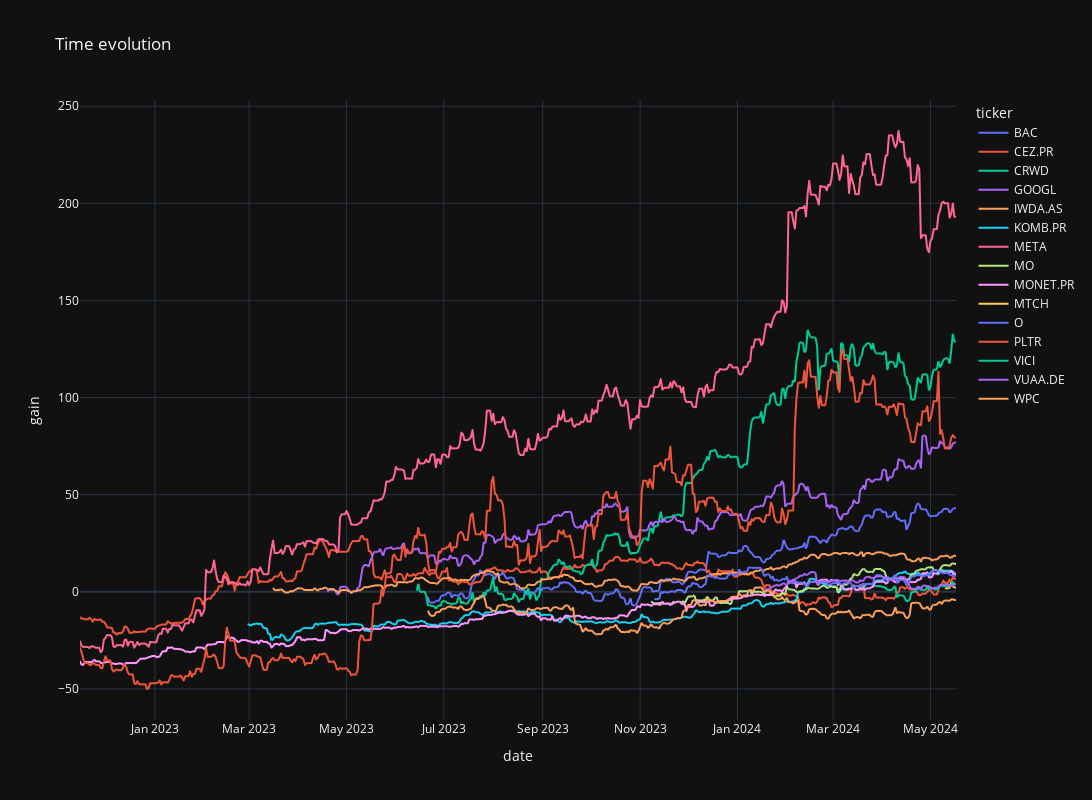

Notebook cell for this chart:
### Code cell
fig = px.line(
    time_evol,
    x="date",
    y="gain",
    color="ticker",
    title="Time evolution",
    template="plotly_dark",
    width=1200,
    height=800,
)

# showing the plot
fig.show()

### Figure 1 — Plotly figure (JSON) as saved in the notebook; plotly's stock layout.template omitted (floating-point values rounded to 4 significant figures; data arrays with more than 128 entries replaced by an {"elided": "..."} marker saying what was removed)
{"data": [{"hovertemplate": "ticker=BAC<br>date=%{x}<br>gain=%{y}<extra></extra>", "legendgroup": "BAC", "line": {"color": "#636efa", "dash": "solid"}, "marker": {"symbol": "circle"}, "mode": "lines", "name": "BAC", "showlegend": true, "type": "scattergl", "x": {"elided": "550 str values"}, "xaxis": "x", "y": {"elided": "550 float values"}, "yaxis": "y"}, {"hovertemplate": "ticker=CEZ.PR<br>date=%{x}<br>gain=%{y}<extra></extra>", "legendgroup": "CEZ.PR", "line": {"color": "#EF553B", "dash": "solid"}, "marker": {"symbol": "circle"}, "mode": "lines", "name": "CEZ.PR", "showlegend": true, "type": "scattergl", "x": {"elided": "550 str values"}, "xaxis": "x", "y": {"elided": "550 float values"}, "yaxis": "y"}, {"hovertemplate": "ticker=CRWD<br>date=%{x}<br>gain=%{y}<extra></extra>", "legendgroup": "CRWD", "line": {"color": "#00cc96", "dash": "solid"}, "marker": {"symbol": "circle"}, "mode": "lines", "name": "CRWD", "showlegend": true, "type": "scattergl", "x": {"elided": "550 str values"}, "xaxis": "x", "y": {"elided": "550 float values"}, "yaxis": "y"}, {"hovertemplate": "ticker=GOOGL<br>date=%{x}<br>gain=%{y}<extra></extra>", "legendgroup": "GOOGL", "line": {"color": "#ab63fa", "dash": "solid"}, "marker": {"symbol": "circle"}, "mode": "lines", "name": "GOOGL", "showlegend": true, "type": "scattergl", "x": {"elided": "550 str values"}, "xaxis": "x", "y": {"elided": "550 float values"}, "yaxis": "y"}, {"hovertemplate": "ticker=IWDA.AS<br>date=%{x}<br>gain=%{y}<extra></extra>", "legendgroup": "IWDA.AS", "line": {"color": "#FFA15A", "dash": "solid"}, "marker": {"symbol": "circle"}, "mode": "lines", "name": "IWDA.AS", "showlegend": true, "type": "scattergl", "x": {"elided": "550 str values"}, "xaxis": "x", "y": {"elided": "550 float values"}, "yaxis": "y"}, {"hovertemplate": "ticker=KOMB.PR<br>date=%{x}<br>gain=%{y}<extra></extra>", "legendgroup": "KOMB.PR", "line": {"color": "#19d3f3", "dash": "solid"}, "marker": {"symbol": "circle"}, "mode": "lines", "name": "KOMB.PR", "showlegend": true, "type": "scattergl", "x": {"elided": "550 str values"}, "xaxis": "x", "y": {"elided": "550 float values"}, "yaxis": "y"}, {"hovertemplate": "ticker=META<br>date=%{x}<br>gain=%{y}<extra></extra>", "legendgroup": "META", "line": {"color": "#FF6692", "dash": "solid"}, "marker": {"symbol": "circle"}, "mode": "lines", "name": "META", "showlegend": true, "type": "scattergl", "x": {"elided": "550 str values"}, "xaxis": "x", "y": {"elided": "550 float values"}, "yaxis": "y"}, {"hovertemplate": "ticker=MO<br>date=%{x}<br>gain=%{y}<extra></extra>", "legendgroup": "MO", "line": {"color": "#B6E880", "dash": "solid"}, "marker": {"symbol": "circle"}, "mode": "lines", "name": "MO", "showlegend": true, "type": "scattergl", "x": {"elided": "550 str values"}, "xaxis": "x", "y": {"elided": "550 float values"}, "yaxis": "y"}, {"hovertemplate": "ticker=MONET.PR<br>date=%{x}<br>gain=%{y}<extra></extra>", "legendgroup": "MONET.PR", "line": {"color": "#FF97FF", "dash": "solid"}, "marker": {"symbol": "circle"}, "mode": "lines", "name": "MONET.PR", "showlegend": true, "type": "scattergl", "x": {"elided": "550 str values"}, "xaxis": "x", "y": {"elided": "550 float values"}, "yaxis": "y"}, {"hovertemplate": "ticker=MTCH<br>date=%{x}<br>gain=%{y}<extra></extra>", "legendgroup": "MTCH", "line": {"color": "#FECB52", "dash": "solid"}, "marker": {"symbol": "circle"}, "mode": "lines", "name": "MTCH", "showlegend": true, "type": "scattergl", "x": {"elided": "550 str values"}, "xaxis": "x", "y": {"elided": "550 float values"}, "yaxis": "y"}, {"hovertemplate": "ticker=O<br>date=%{x}<br>gain=%{y}<extra></extra>", "legendgroup": "O", "line": {"color": "#636efa", "dash": "solid"}, "marker": {"symbol": "circle"}, "mode": "lines", "name": "O", "showlegend": true, "type": "scattergl", "x": {"elided": "550 str values"}, "xaxis": "x", "y": {"elided": "550 float values"}, "yaxis": "y"}, {"hovertemplate": "ticker=PLTR<br>date=%{x}<br>gain=%{y}<extra></extra>", "legendgroup": "PLTR", "line": {"color": "#EF553B", "dash": "solid"}, "marker": {"symbol": "circle"}, "mode": "lines", "name": "PLTR", "showlegend": true, "type": "scattergl", "x": {"elided": "550 str values"}, "xaxis": "x", "y": {"elided": "550 float values"}, "yaxis": "y"}, {"hovertemplate": "ticker=VICI<br>date=%{x}<br>gain=%{y}<extra></extra>", "legendgroup": "VICI", "line": {"color": "#00cc96", "dash": "solid"}, "marker": {"symbol": "circle"}, "mode": "lines", "name": "VICI", "showlegend": true, "type": "scattergl", "x": {"elided": "550 str values"}, "xaxis": "x", "y": {"elided": "550 float values"}, "yaxis": "y"}, {"hovertemplate": "ticker=VUAA.DE<br>date=%{x}<br>gain=%{y}<extra></extra>", "legendgroup": "VUAA.DE", "line": {"color": "#ab63fa", "dash": "solid"}, "marker": {"symbol": "circle"}, "mode": "lines", "name": "VUAA.DE", "showlegend": true, "type": "scattergl", "x": {"elided": "550 str values"}, "xaxis": "x", "y": {"elided": "550 float values"}, "yaxis": "y"}, {"hovertemplate": "ticker=WPC<br>date=%{x}<br>gain=%{y}<extra></extra>", "legendgroup": "WPC", "line": {"color": "#FFA15A", "dash": "solid"}, "marker": {"symbol": "circle"}, "mode": "lines", "name": "WPC", "showlegend": true, "type": "scattergl", "x": {"elided": "550 str values"}, "xaxis": "x", "y": {"elided": "550 float values"}, "yaxis": "y"}], "layout": {"height": 800, "legend": {"title": {"text": "ticker"}, "tracegroupgap": 0}, "title": {"text": "Time evolution"}, "width": 1200, "xaxis": {"anchor": "y", "domain": [0, 1], "title": {"text": "date"}}, "yaxis": {"anchor": "x", "domain": [0, 1], "title": {"text": "gain"}}}}
